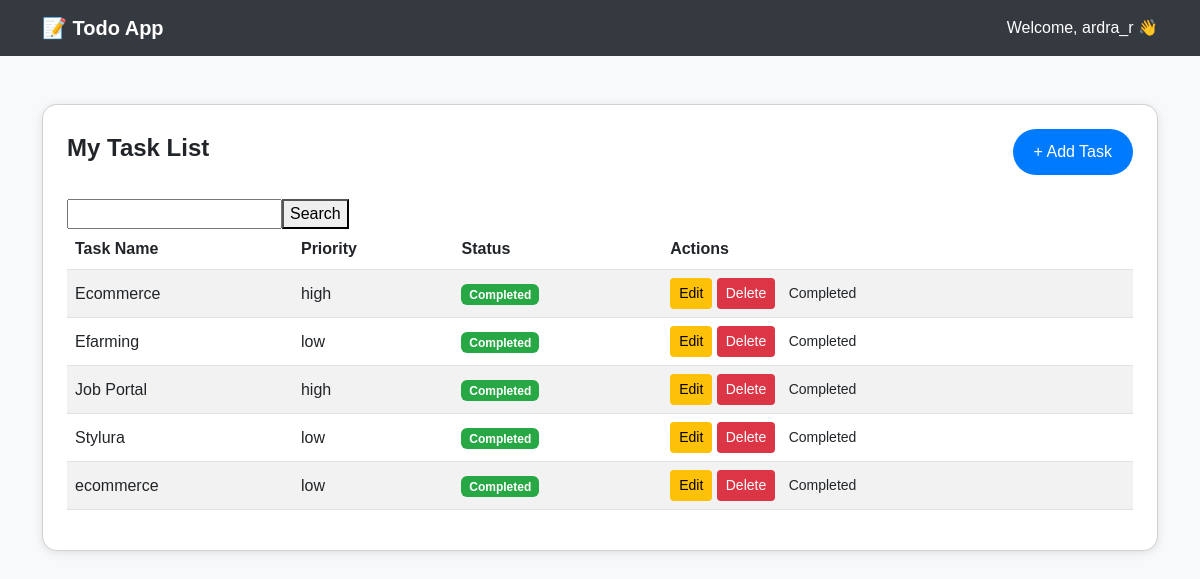
Screenshot of / (signed in) with the database file from the repository.
### task_app/models.py (models this page shows)
class TaskModel(models.Model):
    priority_choices = [('high','High'),
                        ('low','Low')]
    priority = models.CharField(max_length=30, choices=priority_choices)
    user = models.ForeignKey(User,on_delete=models.CASCADE)
    task_name = models.CharField(max_length=60)
    created_date =models.DateTimeField(auto_now_add=True)
    is_completed = models.BooleanField(default=False)

### user_app/views.py (the view)
# urls.py: path("", BaseView.as_view(), name="home"),
class BaseView(View):
    def get(self,request):
        task = TaskModel.objects.filter(user = request.user)
        return render(request,"home.html",{"task":task})

### user_app/templates/home.html (shortened to what this page needs)
{% load static %}
<!DOCTYPE html>
<html lang="en">
<head>
  <link href="https://cdn.jsdelivr.net/npm/bootstrap@5.3.0/dist/css/bootstrap.min.css" rel="stylesheet">
</head>
<body>
  <nav class="navbar navbar-expand-lg">
    <div class="container">
      <a class="navbar-brand" href="#">📝 Todo App</a>
      <div class="ms-auto welcome-text">
        Welcome, {{ request.user.username }} 👋
      </div>
    </div>
  </nav>
  <div class="container mt-5">
    <div class="card p-4">
      <div class="d-flex justify-content-between align-items-center mb-4">
        <h4 class="fw-semibold">My Task List</h4>
        <a href="{% url 'add_task' %}" class="btn btn-add">+ Add Task</a>
      </div>
       <form action="{% url 'search' %}" method="get">
        <input type="text" name="q"><span><button type="submit">Search</button></span>
      </form>
      <table class="table table-striped table-hover align-middle">
        <thead>
          <tr>
            <th>Task Name</th>
            <th>Priority</th>
            <th>Status</th>
            <th>Actions</th>
          </tr>
        </thead>
        <tbody>
          {% for t in task %}
          <tr>
            <td>{{ t.task_name }}</td>
            <td>{{ t.priority }}</td>
            <td>
              {% if t.is_completed %}
                <span class="badge badge-complete">Completed</span>
              {% else %}
                <span class="badge badge-pending">Pending</span>
              {% endif %}
            </td>
            <td>
              <a href="{% url 'task_update' t.id %}" class="btn btn-sm btn-edit">Edit</a>
              <a href="{% url 'task_delete' t.id %}" class="btn btn-sm btn-delete">Delete</a>
              <a href="{% url 'complete' t.id %}" class="btn btn-sm btn-complete">Completed</a>
            </td>
          </tr>
          {% endfor %}
        </tbody>
      </table>
    </div>
  </div>
</body>
</html>

### user_app/templates/home.html (style rules this page uses)
body { background-color: #f8f9fa; font-family: 'Poppins', sans-serif; }
.navbar { background-color: #343a40; }
.navbar-brand { color: white; font-weight: 600; }
.welcome-text { color: #fff; font-weight: 500; }
.card { border-radius: 15px; box-shadow: 0 2px 10px rgba(0,0,0,0.1); }
.table thead { background-color: #343a40; color: white; }
.btn-add { background-color: #007bff; color: white; border-radius: 30px; padding: 10px 20px; text-decoration: none; }
.btn-edit { background-color: #ffc107; color: black; }
.btn-delete { background-color: #dc3545; color: white; }
.badge-complete { background-color: #28a745; }

### rows the page displays
TaskModel: task_name "Ecommerce", priority "high", is_completed "Completed"
TaskModel: task_name "Efarming", priority "low", is_completed "Completed"
TaskModel: task_name "Job Portal", priority "high", is_completed "Completed"
TaskModel: task_name "Stylura", priority "low", is_completed "Completed"
TaskModel: task_name "ecommerce", priority "low", is_completed "Completed"

### other values shown
{{ request.user.username }} "ardra_r"
